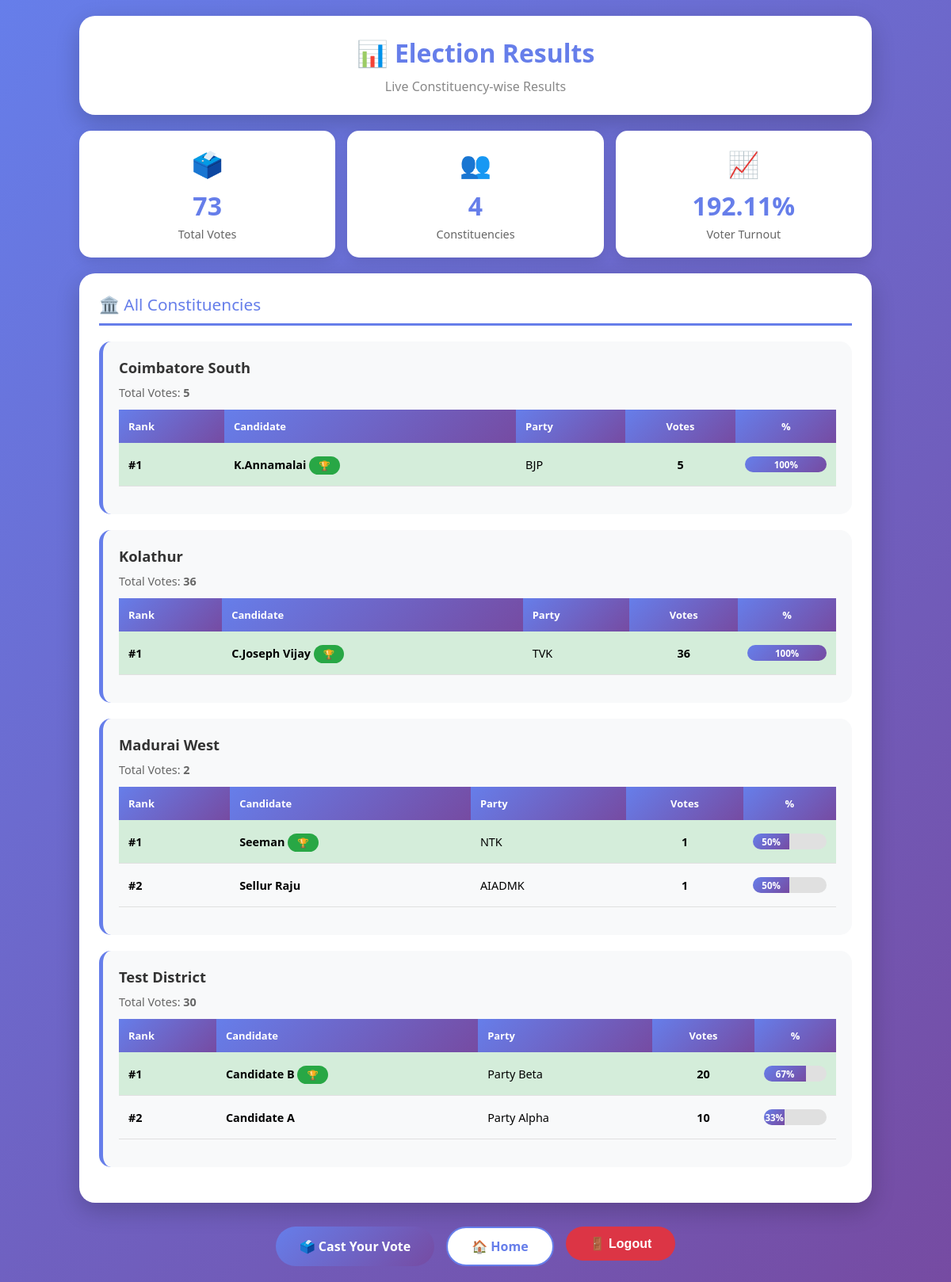
Page /result/ (signed in) on the committed database.
### voting/models.py (models this page shows, shortened)
class Constituency(models.Model):
    name = models.CharField(max_length=100, unique=True)
    registered_voters = models.IntegerField(default=0, help_text="Total registered voters")
    class Meta:
        verbose_name_plural = "Constituencies"
        ordering = ['name']

class Candidate(models.Model):
    name = models.CharField(max_length=100)
    party = models.CharField(max_length=100)
    constituency = models.ForeignKey(Constituency, on_delete=models.CASCADE)
    photo = models.ImageField(upload_to='candidate_photos/', blank=True, null=True)
    class Meta:
        ordering = ['name']
        unique_together = ['name', 'constituency']

### voting/views.py (the view)
# urls.py: path('result/', views.result, name='result'),
def result(request):
    try:
        all_constituencies = Constituency.objects.all()
        total_votes_overall = Vote.objects.count()
        total_voters = User.objects.filter(voterprofile__isnull=False).count()
        voter_turnout = round((total_votes_overall / total_voters * 100), 2) if total_voters > 0 else 0
        user_constituency = None
        my_constituency_results = []
        my_total_votes = 0
        has_voted = False
        if request.user.is_authenticated:
            try:
                user_profile = VoterProfile.objects.get(user=request.user)
                user_constituency = user_profile.constituency
                has_voted = Vote.objects.filter(user=request.user).exists()
                my_constituency_results = Vote.objects.filter(
                    candidate__constituency=user_constituency
                ).values(
                    "candidate__name",
                    "candidate__party"
                ).annotate(
                    total=Count("candidate")
                ).order_by("-total")
                my_total_votes = Vote.objects.filter(
                    candidate__constituency=user_constituency
                ).count()
            except VoterProfile.DoesNotExist:
                pass  # User doesn't have a voter profile
        constituency_stats = []
        for const in all_constituencies:
            const_votes = Vote.objects.filter(
                candidate__constituency=const
            ).count()
            const_results = Vote.objects.filter(
                candidate__constituency=const
            ).values(
                "candidate__name",
                "candidate__party"
            ).annotate(
                total=Count("candidate")
            ).order_by("-total")
            winner = const_results.first() if const_results else None
            constituency_stats.append({
                'constituency': const,
                'total_votes': const_votes,
                'results': list(const_results),
                'winner': winner
            })
        context = {
            'total_votes_overall': total_votes_overall,
            'voter_turnout': voter_turnout,
            'constituency_stats': constituency_stats,
            'user_constituency': user_constituency,
            'my_constituency_results': my_constituency_results,
            'my_total_votes': my_total_votes,
            'has_voted': has_voted,
        }
        return render(request, "voting/result.html", context)
    except Exception as e:
        logger.exception(f"Error displaying results: {str(e)}")
        messages.error(request, "Error loading results")
        return redirect("home")

### voting/templates/voting/result.html (shortened to what this page needs)
<!DOCTYPE html>
<html lang="en">
<head>
</head>
<body>
    <div class="container">
        <div class="header">
            <h1>📊 Election Results</h1>
            <p style="color: #888;">Live Constituency-wise Results</p>
        </div>
        <div class="stats-grid">
            <div class="stat-card">
                <div class="stat-icon">🗳️</div>
                <div class="stat-value">{{ total_votes_overall|default:"0" }}</div>
                <div class="stat-label">Total Votes</div>
            </div>
            <div class="stat-card">
                <div class="stat-icon">👥</div>
                <div class="stat-value">
                    {% if constituency_stats %}
                        {{ constituency_stats|length }}
                    {% else %}
                        0
                    {% endif %}
                </div>
                <div class="stat-label">Constituencies</div>
            </div>
            <div class="stat-card">
                <div class="stat-icon">📈</div>
                <div class="stat-value">{{ voter_turnout|default:"0" }}%</div>
                <div class="stat-label">Voter Turnout</div>
            </div>
        </div>
        <div class="section">
            <div class="section-title">🏛️ All Constituencies</div>
            {% if constituency_stats %}
                {% for stat in constituency_stats %}
                    <div class="constituency-card">
                        <div class="constituency-name">{{ stat.constituency.name }}</div>
                        <p style="color: #666; font-size: 0.9em; margin-bottom: 12px;">
                            Total Votes: <strong>{{ stat.total_votes }}</strong>
                        </p>
                        {% if stat.results %}
                            <table class="result-table" style="font-size: 0.9em;">
                                <thead>
                                    <tr>
                                        <th>Rank</th>
                                        <th>Candidate</th>
                                        <th>Party</th>
                                        <th style="text-align: center;">Votes</th>
                                        <th style="text-align: center;">%</th>
                                    </tr>
                                </thead>
                                <tbody>
                                    {% for result in stat.results %}
                                    <tr {% if forloop.first %}class="winner-row"{% endif %}>
                                        <td><strong>#{{ forloop.counter }}</strong></td>
                                        <td>
                                            <strong>{{ result.candidate__name }}</strong>
                                            {% if forloop.first %}
                                                <span class="winner-badge">🏆</span>
                                            {% endif %}
                                        </td>
                                        <td>{{ result.candidate__party }}</td>
                                        <td style="text-align: center;"><strong>{{ result.total }}</strong></td>
                                        <td style="text-align: center;">
                                            {% if stat.total_votes > 0 %}
                                                <div class="progress-bar">
                                                    <div class="progress-fill" data-width="{% widthratio result.total stat.total_votes 100 %}">
                                                        {% widthratio result.total stat.total_votes 100 %}%
                                                    </div>
                                                </div>
                                            {% else %}
                                                0%
                                            {% endif %}
                                        </td>
                                    </tr>
                                    {% endfor %}
                                </tbody>
                            </table>
                        {% else %}
                            <p class="no-votes">No votes cast yet in this constituency</p>
                        {% endif %}
                    </div>
                {% endfor %}
            {% else %}
                <div class="no-votes">
                    <p style="font-size: 1.2em; margin-bottom: 10px;">📍</p>
                    <p>No constituencies found. Please add constituencies to see results.</p>
                </div>
            {% endif %}
        </div>
        <div style="text-align: center; margin-top: 30px;">
            <div class="buttons">
                {% if user.is_authenticated %}
                    {% if not has_voted %}
                        <a href="{% url 'vote' %}" class="btn btn-primary">🗳️ Cast Your Vote</a>
                    {% endif %}
                    <a href="{% url 'home' %}" class="btn btn-secondary">🏠 Home</a>
                    <form method="post" action="{% url 'logout' %}" style="display: inline;">
                        <button type="submit" class="btn btn-logout">🚪 Logout</button>
                    </form>
                {% else %}
                    <a href="{% url 'home' %}" class="btn btn-primary">🏠 Home</a>
                    <a href="{% url 'otp_login' %}" class="btn btn-secondary">🔑 Login</a>
                {% endif %}
            </div>
        </div>
    </div>
</body>
</html>

### voting/templates/voting/result.html (style rules this page uses)
* { margin: 0; padding: 0; box-sizing: border-box; }
body { font-family: 'Segoe UI', Tahoma, Geneva, Verdana, sans-serif; background: linear-gradient(135deg, #667eea 0%, #764ba2 100%); min-height: 100vh; padding: 20px; }
.container { max-width: 1000px; margin: 0 auto; }
.header { background: white; padding: 25px; border-radius: 20px; margin-bottom: 20px; text-align: center; box-shadow: 0 10px 30px rgba(0,0,0,0.2); }
h1 { color: #667eea; font-size: 2em; margin-bottom: 10px; }
.stats-grid { display: grid; grid-template-columns: repeat(auto-fit, minmax(180px, 1fr)); gap: 15px; margin-bottom: 20px; }
.stat-card { background: white; padding: 20px; border-radius: 15px; text-align: center; box-shadow: 0 5px 15px rgba(0,0,0,0.1); }
.stat-icon { font-size: 2em; margin-bottom: 10px; }
.stat-value { font-size: 2em; font-weight: 700; color: #667eea; margin-bottom: 5px; }
.stat-label { color: #666; font-size: 0.9em; }
.section { background: white; padding: 25px; border-radius: 20px; margin-bottom: 20px; box-shadow: 0 10px 30px rgba(0,0,0,0.2); }
.section-title { color: #667eea; font-size: 1.3em; margin-bottom: 20px; padding-bottom: 10px; border-bottom: 3px solid #667eea; }
.result-table { width: 100%; border-collapse: collapse; margin-bottom: 15px; }
.result-table th { background: linear-gradient(135deg, #667eea 0%, #764ba2 100%); color: white; padding: 12px; text-align: left; font-size: 0.9em; }
.result-table td { padding: 12px; border-bottom: 1px solid #e0e0e0; }
.winner-row { background: #d4edda !important; }
.winner-badge { background: #28a745; color: white; padding: 4px 12px; border-radius: 15px; font-size: 0.8em; font-weight: 600; }
.constituency-card { background: #f8f9fa; padding: 20px; border-radius: 15px; margin-bottom: 20px; border-left: 5px solid #667eea; }
.constituency-name { font-size: 1.15em; font-weight: 700; color: #333; margin-bottom: 10px; }
.progress-bar { width: 100%; height: 20px; background: #e0e0e0; border-radius: 10px; overflow: hidden; margin: 5px 0; }
.progress-fill { height: 100%; background: linear-gradient(135deg, #667eea 0%, #764ba2 100%); display: flex; align-items: center; justify-content: center; color: white; font-weight: 700; font-size: 0.8em; transition: width 0.5s; }
.buttons { display: flex; gap: 15px; justify-content: center; flex-wrap: wrap; }
.btn { padding: 12px 30px; text-decoration: none; border-radius: 25px; font-weight: 600; transition: all 0.3s; border: none; cursor: pointer; font-size: 1em; display: inline-flex; align-items: center; gap: 8px; }
.btn-primary { background: linear-gradient(135deg, #667eea 0%, #764ba2 100%); color: white; }
.btn-secondary { background: white; color: #667eea; border: 2px solid #667eea; }
.btn-logout { background: #dc3545; color: white; }

### rows in the picture
Constituency: constituency.name "Coimbatore South", total_votes "5"
Candidate: candidate__name "K.Annamalai", candidate__party "BJP", total "5", total "100"
Constituency: constituency.name "Kolathur", total_votes "36"
Candidate: candidate__name "C.Joseph Vijay", candidate__party "TVK", total "36", total "100"
Constituency: constituency.name "Madurai West", total_votes "2"
Candidate: candidate__name "Seeman", candidate__party "NTK", total "1", total "50"
Candidate: candidate__name "Sellur Raju", candidate__party "AIADMK", total "1", total "50"
Constituency: constituency.name "Test District", total_votes "30"
Candidate: candidate__name "Candidate B", candidate__party "Party Beta", total "20", total "67"
Candidate: candidate__name "Candidate A", candidate__party "Party Alpha", total "10", total "33"

### other values in the picture
{{ total_votes_overall|default:"0" }} "73"
{{ constituency_stats|length }} "4"
{{ voter_turnout|default:"0" }} "192.11"
